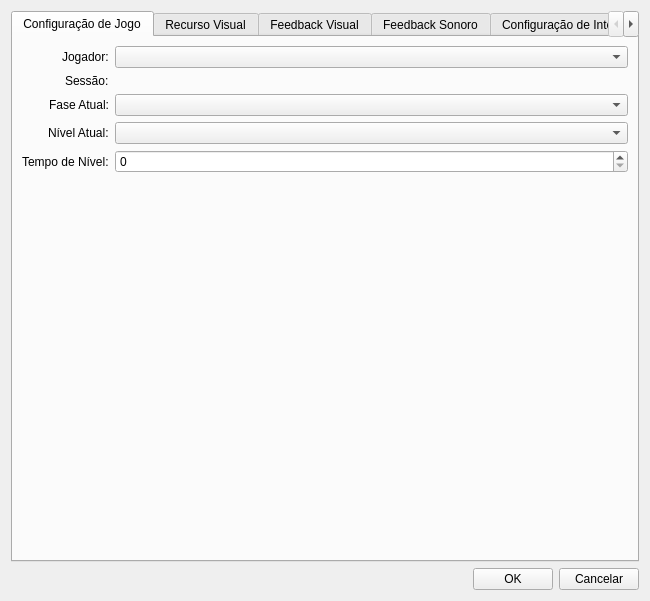
<?xml version="1.0" encoding="UTF-8"?>
<ui version="4.0">
 <class>PlayerKarteaConfigEditView</class>
 <widget class="QDialog" name="PlayerKarteaConfigEditView">
  <property name="geometry">
   <rect>
    <x>0</x>
    <y>0</y>
    <width>650</width>
    <height>601</height>
   </rect>
  </property>
  <property name="windowTitle">
   <string>Plataforma T-TEA - Configuração Kartea</string>
  </property>
  <property name="windowIcon">
   <iconset resource="../../../../resources/resources.qrc">
    <normaloff>:/icons/system/appicon</normaloff>:/icons/system/appicon</iconset>
  </property>
  <property name="modal">
   <bool>true</bool>
  </property>
  <layout class="QVBoxLayout" name="main_layout">
   <item>
    <widget class="QTabWidget" name="tab_widget">
     <property name="currentIndex">
      <number>0</number>
     </property>
     <widget class="QWidget" name="lay_game_setting">
      <attribute name="title">
       <string>Configuração de Jogo</string>
      </attribute>
      <layout class="QVBoxLayout" name="tab_game_setting">
       <item>
        <layout class="QFormLayout" name="frm_game_setting">
         <property name="labelAlignment">
          <set>Qt::AlignmentFlag::AlignRight|Qt::AlignmentFlag::AlignTrailing|Qt::AlignmentFlag::AlignVCenter</set>
         </property>
         <item row="0" column="0">
          <widget class="QLabel" name="lbl_player">
           <property name="text">
            <string>Jogador:</string>
           </property>
          </widget>
         </item>
         <item row="0" column="1">
          <widget class="QComboBox" name="cbx_player">
           <property name="enabled">
            <bool>true</bool>
           </property>
          </widget>
         </item>
         <item row="1" column="0">
          <widget class="QLabel" name="lbl_session">
           <property name="text">
            <string>Sessão:</string>
           </property>
          </widget>
         </item>
         <item row="1" column="1">
          <widget class="QLabel" name="lbl_session_value">
           <property name="text">
            <string/>
           </property>
          </widget>
         </item>
         <item row="2" column="0">
          <widget class="QLabel" name="lbl_current_phase">
           <property name="text">
            <string>Fase Atual:</string>
           </property>
          </widget>
         </item>
         <item row="2" column="1">
          <widget class="QComboBox" name="cbx_current_phase"/>
         </item>
         <item row="3" column="0">
          <widget class="QLabel" name="lbl_current_level">
           <property name="text">
            <string>Nível Atual:</string>
           </property>
          </widget>
         </item>
         <item row="3" column="1">
          <widget class="QComboBox" name="cbx_current_level"/>
         </item>
         <item row="4" column="0">
          <widget class="QLabel" name="lbl_level_time">
           <property name="text">
            <string>Tempo de Nível:</string>
           </property>
          </widget>
         </item>
         <item row="4" column="1">
          <widget class="QSpinBox" name="spn_level_time">
           <property name="minimum">
            <number>0</number>
           </property>
           <property name="maximum">
            <number>999999</number>
           </property>
          </widget>
         </item>
        </layout>
       </item>
       <item>
        <spacer name="vs_game_setting">
         <property name="orientation">
          <enum>Qt::Orientation::Vertical</enum>
         </property>
         <property name="sizeHint" stdset="0">
          <size>
           <width>20</width>
           <height>40</height>
          </size>
         </property>
        </spacer>
       </item>
      </layout>
     </widget>
     <widget class="QWidget" name="lay_visual_resources">
      <attribute name="title">
       <string>Recurso Visual</string>
      </attribute>
      <layout class="QVBoxLayout" name="visual_resources_layout">
       <property name="spacing">
        <number>10</number>
       </property>
       <property name="leftMargin">
        <number>10</number>
       </property>
       <property name="topMargin">
        <number>10</number>
       </property>
       <property name="rightMargin">
        <number>10</number>
       </property>
       <property name="bottomMargin">
        <number>10</number>
       </property>
       <item>
        <widget class="QLabel" name="lbl_visual_current_type">
         <property name="font">
          <font>
           <pointsize>11</pointsize>
           <bold>true</bold>
          </font>
         </property>
         <property name="text">
          <string>Selecione um recurso visual para visualizar</string>
         </property>
         <property name="alignment">
          <set>Qt::AlignmentFlag::AlignCenter</set>
         </property>
         <property name="margin">
          <number>10</number>
         </property>
        </widget>
       </item>
       <item alignment="Qt::AlignmentFlag::AlignHCenter">
        <widget class="QLabel" name="lbl_visual_preview">
         <property name="minimumSize">
          <size>
           <width>280</width>
           <height>280</height>
          </size>
         </property>
         <property name="maximumSize">
          <size>
           <width>350</width>
           <height>350</height>
          </size>
         </property>
         <property name="styleSheet">
          <string notr="true">border: 2px solid #666666; background-color: #ffffff; border-radius: 10px;</string>
         </property>
         <property name="text">
          <string/>
         </property>
         <property name="scaledContents">
          <bool>true</bool>
         </property>
         <property name="alignment">
          <set>Qt::AlignmentFlag::AlignCenter</set>
         </property>
        </widget>
       </item>
       <item>
        <spacer name="verticalSpacer_preview">
         <property name="orientation">
          <enum>Qt::Orientation::Vertical</enum>
         </property>
         <property name="sizeType">
          <enum>QSizePolicy::Policy::Fixed</enum>
         </property>
         <property name="sizeHint" stdset="0">
          <size>
           <width>20</width>
           <height>15</height>
          </size>
         </property>
        </spacer>
       </item>
       <item>
        <layout class="QFormLayout" name="visual_form">
         <property name="labelAlignment">
          <set>Qt::AlignmentFlag::AlignRight|Qt::AlignmentFlag::AlignTrailing|Qt::AlignmentFlag::AlignVCenter</set>
         </property>
         <item row="0" column="0">
          <widget class="QLabel" name="lbl_vehicle_image">
           <property name="text">
            <string>Imagem do Veículo:</string>
           </property>
          </widget>
         </item>
         <item row="0" column="1">
          <widget class="QComboBox" name="cbx_vehicle_image">
           <property name="editable">
            <bool>true</bool>
           </property>
          </widget>
         </item>
         <item row="1" column="0">
          <widget class="QLabel" name="lbl_environment_image">
           <property name="text">
            <string>Imagem do Ambiente:</string>
           </property>
          </widget>
         </item>
         <item row="1" column="1">
          <widget class="QComboBox" name="cbx_environment_image">
           <property name="editable">
            <bool>true</bool>
           </property>
          </widget>
         </item>
         <item row="2" column="0">
          <widget class="QLabel" name="lbl_target_image">
           <property name="text">
            <string>Imagem do Alvo:</string>
           </property>
          </widget>
         </item>
         <item row="2" column="1">
          <widget class="QComboBox" name="cbx_target_image">
           <property name="editable">
            <bool>true</bool>
           </property>
          </widget>
         </item>
         <item row="3" column="0">
          <widget class="QLabel" name="lbl_obstracle_image">
           <property name="text">
            <string>Imagem do Obstáculo:</string>
           </property>
          </widget>
         </item>
         <item row="3" column="1">
          <widget class="QComboBox" name="cbx_obstacle_image">
           <property name="editable">
            <bool>true</bool>
           </property>
          </widget>
         </item>
        </layout>
       </item>
       <item>
        <spacer name="vs_visual_resource">
         <property name="orientation">
          <enum>Qt::Orientation::Vertical</enum>
         </property>
         <property name="sizeType">
          <enum>QSizePolicy::Policy::Expanding</enum>
         </property>
         <property name="sizeHint" stdset="0">
          <size>
           <width>20</width>
           <height>40</height>
          </size>
         </property>
        </spacer>
       </item>
      </layout>
     </widget>
     <widget class="QWidget" name="lay_visual_feedback">
      <attribute name="title">
       <string>Feedback Visual</string>
      </attribute>
      <layout class="QVBoxLayout" name="verticalLayout_visual_feedback">
       <item alignment="Qt::AlignmentFlag::AlignHCenter">
        <widget class="QLabel" name="lbl_current_feedback_type">
         <property name="font">
          <font>
           <pointsize>11</pointsize>
           <bold>true</bold>
          </font>
         </property>
         <property name="text">
          <string>Selecione uma imagem de feedback para visualizar</string>
         </property>
         <property name="alignment">
          <set>Qt::AlignmentFlag::AlignCenter</set>
         </property>
         <property name="margin">
          <number>10</number>
         </property>
        </widget>
       </item>
       <item alignment="Qt::AlignmentFlag::AlignHCenter">
        <widget class="QLabel" name="lbl_feedback_preview">
         <property name="minimumSize">
          <size>
           <width>280</width>
           <height>280</height>
          </size>
         </property>
         <property name="maximumSize">
          <size>
           <width>350</width>
           <height>350</height>
          </size>
         </property>
         <property name="styleSheet">
          <string notr="true">border: 2px solid #666666; background-color: #ffffff; border-radius: 10px;</string>
         </property>
         <property name="text">
          <string/>
         </property>
         <property name="scaledContents">
          <bool>true</bool>
         </property>
         <property name="alignment">
          <set>Qt::AlignmentFlag::AlignCenter</set>
         </property>
        </widget>
       </item>
       <item>
        <spacer name="vs_preview">
         <property name="orientation">
          <enum>Qt::Orientation::Vertical</enum>
         </property>
         <property name="sizeType">
          <enum>QSizePolicy::Policy::Fixed</enum>
         </property>
         <property name="sizeHint" stdset="0">
          <size>
           <width>20</width>
           <height>15</height>
          </size>
         </property>
        </spacer>
       </item>
       <item>
        <layout class="QFormLayout" name="frm_visual_feedback">
         <property name="labelAlignment">
          <set>Qt::AlignmentFlag::AlignRight|Qt::AlignmentFlag::AlignTrailing|Qt::AlignmentFlag::AlignVCenter</set>
         </property>
         <item row="0" column="0">
          <widget class="QLabel" name="lbl_positive_feedback_image">
           <property name="text">
            <string>Imagem de Feedback Positivo:</string>
           </property>
          </widget>
         </item>
         <item row="0" column="1">
          <widget class="QComboBox" name="cbx_positive_feedback_image">
           <property name="editable">
            <bool>true</bool>
           </property>
          </widget>
         </item>
         <item row="1" column="0">
          <widget class="QLabel" name="lbl_neutral_feedback_image">
           <property name="text">
            <string>Imagem de Feedback Neutro:</string>
           </property>
          </widget>
         </item>
         <item row="1" column="1">
          <widget class="QComboBox" name="cbx_neutral_feedback_image">
           <property name="editable">
            <bool>true</bool>
           </property>
          </widget>
         </item>
         <item row="2" column="0">
          <widget class="QLabel" name="lbl_negative_feedback_image">
           <property name="text">
            <string>Imagem de Feedback Negativo:</string>
           </property>
          </widget>
         </item>
         <item row="2" column="1">
          <widget class="QComboBox" name="cbx_negative_feedback_image">
           <property name="editable">
            <bool>true</bool>
           </property>
          </widget>
         </item>
        </layout>
       </item>
       <item>
        <spacer name="vs_visual_feedback">
         <property name="orientation">
          <enum>Qt::Orientation::Vertical</enum>
         </property>
         <property name="sizeHint" stdset="0">
          <size>
           <width>20</width>
           <height>40</height>
          </size>
         </property>
        </spacer>
       </item>
      </layout>
     </widget>
     <widget class="QWidget" name="lay_sound_feedback">
      <attribute name="title">
       <string>Feedback Sonoro</string>
      </attribute>
      <layout class="QVBoxLayout">
       <item>
        <layout class="QFormLayout" name="frm_sound_feedback">
         <item row="0" column="0">
          <widget class="QLabel" name="lbl_sound_feedback_positive">
           <property name="text">
            <string>Som de Feedback Positivo:</string>
           </property>
          </widget>
         </item>
         <item row="0" column="1">
          <layout class="QHBoxLayout" name="lay_positive_feedback_sound">
           <item>
            <widget class="QComboBox" name="cbx_positive_feedback_sound">
             <property name="editable">
              <bool>true</bool>
             </property>
            </widget>
           </item>
           <item>
            <widget class="QPushButton" name="pb_positive_sound">
             <property name="text">
              <string>Play</string>
             </property>
             <property name="icon">
              <iconset resource="../../../../resources/resources.qrc">
               <normaloff>:/icons/ui/buttons/playicon</normaloff>:/icons/ui/buttons/playicon</iconset>
             </property>
            </widget>
           </item>
          </layout>
         </item>
         <item row="1" column="0">
          <widget class="QLabel" name="lbl_sound_feedback_neutral">
           <property name="text">
            <string>Som de Feedback Neutro:</string>
           </property>
          </widget>
         </item>
         <item row="1" column="1">
          <layout class="QHBoxLayout" name="lay_neutral_feedback_sound">
           <item>
            <widget class="QComboBox" name="cbx_neutral_feedback_sound">
             <property name="editable">
              <bool>true</bool>
             </property>
            </widget>
           </item>
           <item>
            <widget class="QPushButton" name="pb_neutral_sound">
             <property name="text">
              <string>Play</string>
             </property>
             <property name="icon">
              <iconset resource="../../../../resources/resources.qrc">
               <normaloff>:/icons/ui/buttons/playicon</normaloff>:/icons/ui/buttons/playicon</iconset>
             </property>
            </widget>
           </item>
          </layout>
         </item>
         <item row="2" column="0">
          <widget class="QLabel" name="lbl_sound_feedback_negative">
           <property name="text">
            <string>Som de Feedback Negativo:</string>
           </property>
          </widget>
         </item>
         <item row="2" column="1">
          <layout class="QHBoxLayout" name="lay_negative_feedback_sound">
           <item>
            <widget class="QComboBox" name="cbx_negative_feedback_sound">
             <property name="editable">
              <bool>true</bool>
             </property>
            </widget>
           </item>
           <item>
            <widget class="QPushButton" name="pb_negative_sound">
             <property name="text">
              <string>Play</string>
             </property>
             <property name="icon">
              <iconset resource="../../../../resources/resources.qrc">
               <normaloff>:/icons/ui/buttons/playicon</normaloff>:/icons/ui/buttons/playicon</iconset>
             </property>
            </widget>
           </item>
          </layout>
         </item>
        </layout>
       </item>
       <item>
        <spacer name="vs_sound_feedback">
         <property name="orientation">
          <enum>Qt::Orientation::Vertical</enum>
         </property>
         <property name="sizeHint" stdset="0">
          <size>
           <width>0</width>
           <height>0</height>
          </size>
         </property>
        </spacer>
       </item>
      </layout>
     </widget>
     <widget class="QWidget" name="lay_interface_setting">
      <attribute name="title">
       <string>Configuração de Interface</string>
      </attribute>
      <layout class="QVBoxLayout">
       <item>
        <layout class="QFormLayout" name="frm_interface_setting">
         <item row="0" column="0">
          <widget class="QLabel" name="lbl_palette">
           <property name="text">
            <string>Paleta:</string>
           </property>
          </widget>
         </item>
         <item row="0" column="1">
          <widget class="QSpinBox" name="spn_palette">
           <property name="minimum">
            <number>0</number>
           </property>
           <property name="maximum">
            <number>999999</number>
           </property>
          </widget>
         </item>
         <item row="1" column="0">
          <widget class="QLabel" name="lbl_hud">
           <property name="text">
            <string>HUD:</string>
           </property>
          </widget>
         </item>
         <item row="1" column="1">
          <widget class="QCheckBox" name="chk_hud"/>
         </item>
         <item row="2" column="0">
          <widget class="QLabel" name="lbl_sound">
           <property name="text">
            <string>Som:</string>
           </property>
          </widget>
         </item>
         <item row="2" column="1">
          <widget class="QCheckBox" name="chk_sound"/>
         </item>
        </layout>
       </item>
       <item>
        <spacer name="vs_interface_setting">
         <property name="orientation">
          <enum>Qt::Orientation::Vertical</enum>
         </property>
         <property name="sizeHint" stdset="0">
          <size>
           <width>0</width>
           <height>0</height>
          </size>
         </property>
        </spacer>
       </item>
      </layout>
     </widget>
    </widget>
   </item>
   <item>
    <layout class="QHBoxLayout" name="lay_button">
     <item>
      <spacer name="hs_button">
       <property name="orientation">
        <enum>Qt::Orientation::Horizontal</enum>
       </property>
       <property name="sizeHint" stdset="0">
        <size>
         <width>40</width>
         <height>20</height>
        </size>
       </property>
      </spacer>
     </item>
     <item>
      <widget class="QPushButton" name="pb_ok">
       <property name="toolTip">
        <string>Gravar operação corrente</string>
       </property>
       <property name="text">
        <string>OK</string>
       </property>
       <property name="icon">
        <iconset resource="../../../../resources/resources.qrc">
         <normaloff>:/icons/ui/buttons/okicon</normaloff>:/icons/ui/buttons/okicon</iconset>
       </property>
      </widget>
     </item>
     <item>
      <widget class="QPushButton" name="pb_cancel">
       <property name="toolTip">
        <string>Cancelar operação corrente</string>
       </property>
       <property name="text">
        <string>Cancelar</string>
       </property>
       <property name="icon">
        <iconset resource="../../../../resources/resources.qrc">
         <normaloff>:/icons/ui/buttons/cancelicon</normaloff>:/icons/ui/buttons/cancelicon</iconset>
       </property>
      </widget>
     </item>
    </layout>
   </item>
  </layout>
 </widget>
 <resources>
  <include location="../../../../resources/resources.qrc"/>
 </resources>
 <connections/>
</ui>
